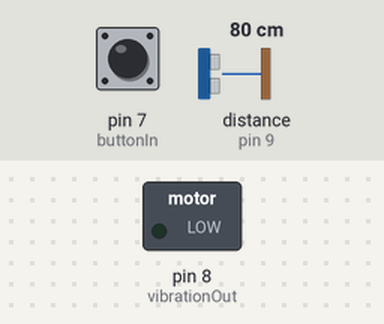
A sketch run on a simulated Arduino Uno, built with avr-gcc and run on an emulated ATmega328P. Shown: switched loads named in the sketch (green lamp = pin HIGH). Dashed ring = blinking. The test bench sets the inputs (shaded band); at power-on: pin 7 (buttonIn) LOW, distance to the obstacle (sensor on pin 9) 80 cm. The echo pulse lasts 58.3 µs per cm; pins used as bus, display or sensor lines are not drawn.

Above: at 1.2 s.
1.3 s: pin 7 (buttonIn) pulled HIGH for 0.15 s
At 2.2 s:
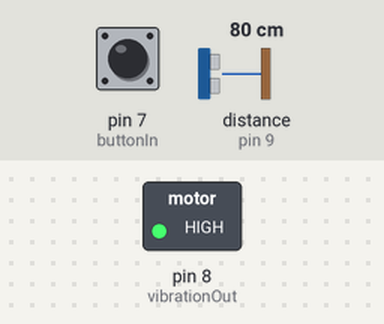
4.4 s: distance to the obstacle (sensor on pin 9) set to 299 cm
7.4 s: distance to the obstacle (sensor on pin 9) set to 2 cm
At 7.9 s:
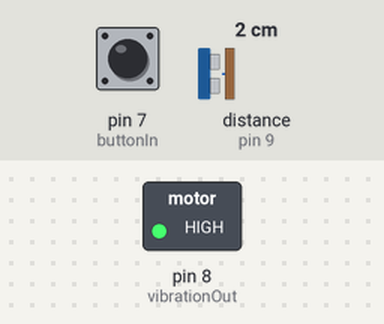
Timing chart, 0 to 10.4 s (numbered marks = the images above; inputs shaded):
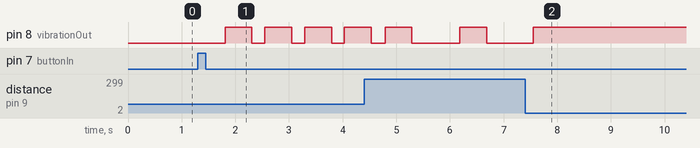

The sketch:

Vibration_Motor_Manual_BT.ino
```cpp
// NB
/* Before starting this application, the Bluetooth-Module (HC-05) has to be coupled
 * to the Smartphone. In the special case of the HC-05 the default PinCode for initiating
 * the Coupling-Process is "1234".
 * IMPORTANT: The complete StringBluetooth has to be of the Form: state,distance; state,state,distance,distance,distance;
 * es: HIGH;0.5,0.6,0.7,LOW;HIGH,0.4,0.3,0.2....
 * (every Value has to be seperated through a comma (',') and the message has to end with a semicolon (';')) */

#define buttonIn 7                    //Switch Pin
#define vibrationOut 8                //Vibration Pin
#define distanceMeterEcho 9           //DistanceMeterEcho Pin
#define distanceMeterTrigger 10       //DistanceMeterTrigger Pin
#include "Arduino.h"
#include <SoftwareSerial.h>           //Library about Bluetooth

float soundvelocity= 0.03434;
int Incoming_value;
bool state = false;                   //Stores the state, changed by the button (on/off)
long timeMeasure;                     //Time measure taken from distance meter
long distanceMeasure;                 //Distance measure taken from distance meter
int vibrationDuration = 500;          //Duration of the vibration done by the motor
int maxDistance = 400;                //Maximum relevant distance
SoftwareSerial BTserial(0, 1);        //RX , TX Initiate our BT object. First value is RX pin, second value TX pin

// --------------------------------------------------------------------------------------
// SET UP  SET UP   SET UP   SET UP   SET UP   SET UP   SET UP   SET UP   SET UP
// --------------------------------------------------------------------------------------

void setup()
{
    pinMode(vibrationOut, OUTPUT);                //Setup Vibration
    pinMode(distanceMeterEcho, INPUT);            //Setup Distancemeter Echo
    pinMode(distanceMeterTrigger, OUTPUT);        //Setup Distancemeter Trigger
    pinMode(buttonIn, INPUT);                     //Setup Button ON OFF
    digitalWrite(distanceMeterTrigger, LOW);      //Setup Distancemeter Trigger Off
    BTserial.begin(9600);                         //Set baud rate of HC-05
    Serial.begin(9600);
}

// --------------------------------------------------------------------------------------
// LOOP    LOOP    LOOP    LOOP    LOOP    LOOP    LOOP    LOOP    LOOP    LOOP     LOOP
// --------------------------------------------------------------------------------------

void loop()
{
    Incoming_value = BTserial.read();                         //Read the incoming data and store it into variable Incoming_value
    if(Incoming_value == 1)               //Checks whether value of Incoming_value is equal to 1
    {
    state=true;
    }
    else if(Incoming_value == 0)         //Checks whether value of Incoming_value is equal to 0
    {
    state=false;
    }
    if (digitalRead(buttonIn) == HIGH)  //Control the button HIGH or LOW
    {
        state = !state;                                       //Change state of Button in ON or OFF
        BTserial.print(state);                                //Print the state of the vibrator
        BTserial.print(";");                                  //Separator
        delay(500);                                           //Delay to use the button
    }
    if (state)                          //Control the state
    {
        digitalWrite(distanceMeterTrigger, HIGH);             //Send a 10us pulse to the trigger
        delayMicroseconds(10);                                //Delay to wait the pulse
        digitalWrite(distanceMeterTrigger, LOW);              //Receive pulse
        timeMeasure = pulseIn(distanceMeterEcho, HIGH);       //Save the pulse
        distanceMeasure = soundvelocity * timeMeasure / 2;          //Convert the pulse in cm
        BTserial.print(distanceMeasure);                      //Send to App measure of distance
        BTserial.print(",");                                  //Separator
        if (distanceMeasure < maxDistance)                    //Control range of distance
        {
            digitalWrite(vibrationOut, HIGH);                 //Activate Vibration
            delay(vibrationDuration);                         //Duration of vibration
            digitalWrite(vibrationOut, LOW);                  //Deactivate Vibration
            delay(timeMeasure / 20);                          //Set up the time of Vibration based on timeMeasure (avoid 3 If cycles)
        }
    }
}
```

Measured:
- after the input at 1.3 s, pin 8 (vibrationOut): alternates HIGH for 0.50 s and LOW for 0.24 s, starting after 0.51 s
- after the input at 7.4 s, pin 8 (vibrationOut): goes on until 7.6 s, then stays HIGH
